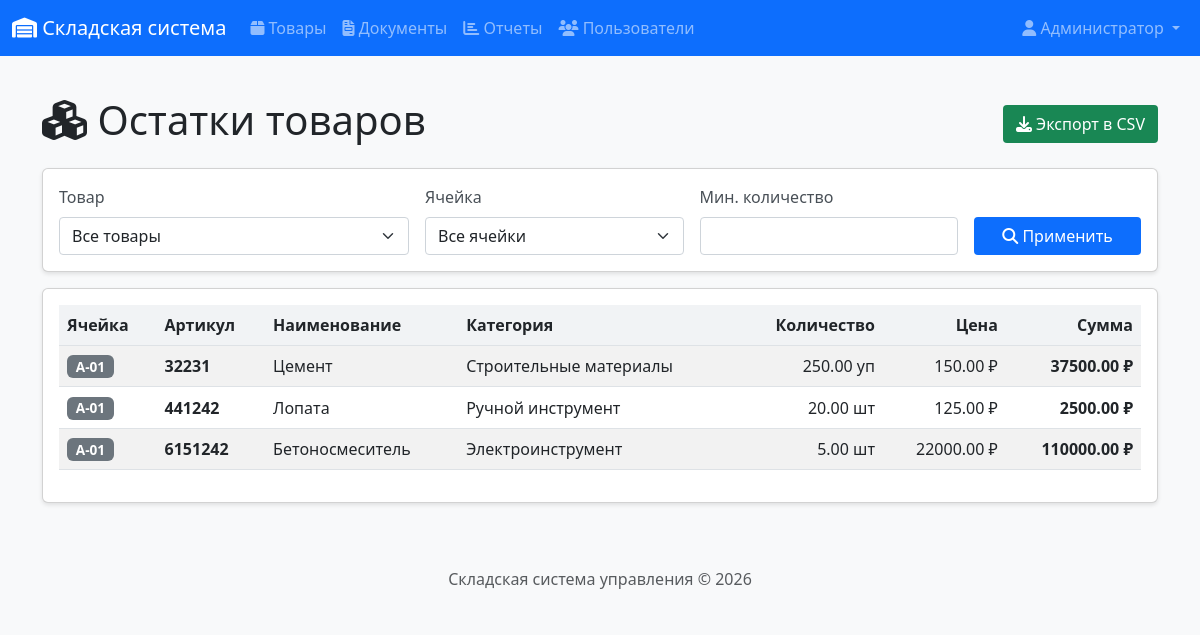
The app's page /products/stock (signed in) with its own data.
### app/models.py (models this page shows, shortened)
class User(UserMixin, db.Model):
    __tablename__ = 'users'
    id = db.Column(db.Integer, primary_key=True)
    username = db.Column(db.String(64), unique=True, nullable=False)
    email = db.Column(db.String(120), unique=True, nullable=False)
    password_hash = db.Column(db.String(256))
    full_name = db.Column(db.String(100))
    role = db.Column(db.String(20), default='manager')  # admin, manager, storekeeper
    created_at = db.Column(db.DateTime, default=datetime.utcnow)
    documents_created = db.relationship('Document', backref='author', lazy='dynamic')
    def is_admin(self):
        return self.role == 'admin'

class StockBalance(db.Model):
    __tablename__ = 'stock_balances'
    id = db.Column(db.Integer, primary_key=True)
    product_id = db.Column(db.Integer, db.ForeignKey('products.id'), nullable=False)
    cell_id = db.Column(db.Integer, db.ForeignKey('warehouse_cells.id'), nullable=False)
    quantity = db.Column(db.Numeric(10, 2), nullable=False, default=0)
    last_updated = db.Column(db.DateTime, default=datetime.utcnow, onupdate=datetime.utcnow)
    __table_args__ = (db.UniqueConstraint('product_id', 'cell_id', name='unique_product_cell'),)

class WarehouseCell(db.Model):
    __tablename__ = 'warehouse_cells'
    id = db.Column(db.Integer, primary_key=True)
    name = db.Column(db.String(20), unique=True, nullable=False)  # A-01, B-12 и т.д.
    description = db.Column(db.String(100))
    balances = db.relationship('StockBalance', backref='cell', lazy='dynamic')

class Product(db.Model):
    __tablename__ = 'products'
    id = db.Column(db.Integer, primary_key=True)
    article = db.Column(db.String(50), unique=True, nullable=False)
    name = db.Column(db.String(200), nullable=False)
    unit = db.Column(db.String(20), nullable=False, default='шт')  # шт, кг, м
    price = db.Column(db.Numeric(10, 2), nullable=False, default=0)
    category_id = db.Column(db.Integer, db.ForeignKey('categories.id'))
    supplier_id = db.Column(db.Integer, db.ForeignKey('suppliers.id'))
    created_at = db.Column(db.DateTime, default=datetime.utcnow)
    updated_at = db.Column(db.DateTime, default=datetime.utcnow, onupdate=datetime.utcnow)
    balances = db.relationship('StockBalance', backref='product', lazy='dynamic')
    document_items = db.relationship('DocumentItem', backref='product', lazy='dynamic')

class Category(db.Model):
    __tablename__ = 'categories'
    id = db.Column(db.Integer, primary_key=True)
    name = db.Column(db.String(50), nullable=False, unique=True)
    description = db.Column(db.String(200))
    products = db.relationship('Product', backref='category', lazy='dynamic')

### app/routes/products.py (the view)
@bp.route('/stock')
@login_required
def stock_balance():
    form = StockFilterForm()
    form.product_id.choices = [(0, '-- Все товары --')] + [
        (p.id, f"{p.article} - {p.name}") for p in Product.query.all()
    ]
    form.cell_id.choices = [(0, '-- Все ячейки --')] + [
        (c.id, c.name) for c in WarehouseCell.query.all()
    ]
    product_id = request.args.get('product_id', 0, type=int)
    cell_id = request.args.get('cell_id', 0, type=int)
    min_quantity = request.args.get('min_quantity', type=float)
    query = StockBalance.query
    if product_id and product_id != 0:
        query = query.filter_by(product_id=product_id)
    if cell_id and cell_id != 0:
        query = query.filter_by(cell_id=cell_id)
    balances = query.all()
    if min_quantity:
        balances = [b for b in balances if b.quantity >= min_quantity]
    return render_template('products/stock.html',
                          title='Остатки товаров',
                          balances=balances,
                          form=form,
                          product_id=product_id,
                          cell_id=cell_id,
                          min_quantity=min_quantity)

### app/forms.py
class StockFilterForm(FlaskForm):
    product_id = SelectField('Товар', coerce=int, validators=[Optional()], choices=[])
    cell_id = SelectField('Ячейка', coerce=int, validators=[Optional()], choices=[])
    min_quantity = FloatField('Мин. количество', validators=[Optional(), NumberRange(min=0)])
    submit = SubmitField('Применить фильтр')

### app/__init__.py (called while the page is built)
@login_manager.user_loader
def load_user(user_id):
    from app.models import User
    return User.query.get(int(user_id))

### app/templates/products/stock.html (shortened to what this page needs)
{% extends "base.html" %}
{% block content %}
<div class="d-flex justify-content-between align-items-center mb-3">
    <h1><i class="fas fa-cubes"></i> Остатки товаров</h1>
    <a href="{{ url_for('reports.export_stock') }}" class="btn btn-success">
        <i class="fas fa-download"></i> Экспорт в CSV
    </a>
</div>
<div class="card mb-3">
    <div class="card-body">
        <form method="GET" class="row g-3">
            <div class="col-md-4">
                <label class="form-label">Товар</label>
                <select name="product_id" class="form-select">
                    <option value="0">Все товары</option>
                </select>
            </div>
            <div class="col-md-3">
                <label class="form-label">Ячейка</label>
                <select name="cell_id" class="form-select">
                    <option value="0">Все ячейки</option>
                </select>
            </div>
            <div class="col-md-3">
                <label class="form-label">Мин. количество</label>
                <input type="number" name="min_quantity" class="form-control"
                       value="{{ min_quantity or '' }}" step="0.01" min="0">
            </div>
            <div class="col-md-2 d-flex align-items-end">
                <button type="submit" class="btn btn-primary w-100">
                    <i class="fas fa-search"></i> Применить
                </button>
            </div>
        </form>
    </div>
</div>
<div class="card">
    <div class="card-body">
        <div class="table-responsive">
            <table class="table table-striped table-hover">
                <thead>
                    <tr>
                        <th>Ячейка</th>
                        <th>Артикул</th>
                        <th>Наименование</th>
                        <th>Категория</th>
                        <th class="text-end">Количество</th>
                        <th class="text-end">Цена</th>
                        <th class="text-end">Сумма</th>
                    </tr>
                </thead>
                <tbody>
                    {% for balance in balances %}
                    <tr>
                        <td><span class="badge bg-secondary">{{ balance.cell.name }}</span></td>
                        <td><strong>{{ balance.product.article }}</strong></td>
                        <td>{{ balance.product.name }}</td>
                        <td>{{ balance.product.category.name if balance.product.category else '-' }}</td>
                        <td class="text-end">{{ balance.quantity }} {{ balance.product.unit }}</td>
                        <td class="text-end">{{ balance.product.price|round(2) }} ₽</td>
                        <td class="text-end"><strong>{{ (balance.quantity * balance.product.price)|round(2) }} ₽</strong></td>
                    </tr>
                    {% else %}
                    <tr>
                        <td colspan="7" class="text-center text-muted">
                            Нет данных по остаткам
                        </td>
                    </tr>
                    {% endfor %}
                </tbody>
            </table>
        </div>
    </div>
</div>
{% endblock %}

### app/templates/base.html (shortened to what this page needs)
<!DOCTYPE html>
<html lang="ru">
<head>
    <link href="https://cdn.jsdelivr.net/npm/bootstrap@5.3.0/dist/css/bootstrap.min.css" rel="stylesheet">
    <link rel="stylesheet" href="https://cdnjs.cloudflare.com/ajax/libs/font-awesome/6.4.0/css/all.min.css">
    <link rel="stylesheet" href="{{ url_for('static', filename='css/style.css') }}">
</head>
<body>
    <nav class="navbar navbar-expand-lg navbar-dark bg-primary">
        <div class="container-fluid">
            <a class="navbar-brand" href="{{ url_for('index') }}">
                <i class="fas fa-warehouse"></i> Складская система
            </a>
            <div class="collapse navbar-collapse" id="navbarNav">
                {% if current_user.is_authenticated %}
                <ul class="navbar-nav me-auto">
                    <li class="nav-item">
                        <a class="nav-link" href="{{ url_for('products.product_list') }}">
                            <i class="fas fa-box"></i> Товары
                        </a>
                    </li>
                    <li class="nav-item">
                        <a class="nav-link" href="{{ url_for('documents.document_list') }}">
                            <i class="fas fa-file-invoice"></i> Документы
                        </a>
                    </li>
                    <li class="nav-item">
                        <a class="nav-link" href="{{ url_for('reports.stock_report') }}">
                            <i class="fas fa-chart-bar"></i> Отчеты
                        </a>
                    </li>
                    {% if current_user.is_admin() %}
                    <li class="nav-item">
                        <a class="nav-link" href="{{ url_for('auth.user_list') }}">
                            <i class="fas fa-users"></i> Пользователи
                        </a>
                    </li>
                    {% endif %}
                </ul>
                <ul class="navbar-nav">
                    <li class="nav-item dropdown">
                        <a class="nav-link dropdown-toggle" href="#" role="button" data-bs-toggle="dropdown">
                            <i class="fas fa-user"></i> {{ current_user.full_name or current_user.username }}
                        </a>
                    </li>
                </ul>
                {% endif %}
            </div>
        </div>
    </nav>
    <main class="container mt-4">
        {% block content %}{% endblock %}
    </main>
    <footer class="footer mt-5 py-3 bg-light">
        <div class="container text-center">
            <span class="text-muted">Складская система управления &copy; 2026</span>
        </div>
    </footer>
</body>
</html>

### app/static/css/style.css (style rules this page uses)
body { font-family: 'Segoe UI', Tahoma, Geneva, Verdana, sans-serif; background-color: #f8f9fa; min-height: 100vh; display: flex; flex-direction: column; margin: 0; padding: 0; }
.footer { margin-top: auto; width: 100%; background-color: #f8f9fa; padding: 1rem 0; text-align: center; }
.card { box-shadow: 0 2px 4px rgba(0,0,0,0.1); transition: transform 0.2s; }
.table th { background-color: #f1f3f5; font-weight: 600; }
.table td { vertical-align: middle; }
.badge { font-size: 0.85em; padding: 0.35em 0.65em; display: inline-block; white-space: nowrap; }
.form-label { font-weight: 500; color: #495057; display: block; margin-bottom: 0.5rem; }
.form-control, .form-select { display: block; width: 100%; padding: 0.375rem 0.75rem; font-size: 1rem; line-height: 1.5; color: #212529; background-color: #fff; border: 1px solid #ced4da; border-radius: 0.25rem; }
.btn { display: inline-block; font-weight: 400; line-height: 1.5; text-align: center; text-decoration: none; vertical-align: middle; cursor: pointer; padding: 0.375rem 0.75rem; font-size: 1rem; border-radius: 0.25rem; border: 1px solid transparent; }
p, strong, span, div { white-space: normal; word-break: normal; }

### records on screen
User: full_name "Администратор"
StockBalance: cell.name "A-01", product.article "32231", product.name "Цемент", product.category "Строительные материалы", quantity "250.00", product.unit "уп", product.price "150.00", (balance.quantity*balance.product.price)|round(2) "37500.00"
StockBalance: cell.name "A-01", product.article "441242", product.name "Лопата", product.category "Ручной инструмент", quantity "20.00", product.unit "шт", product.price "125.00", (balance.quantity*balance.product.price)|round(2) "2500.00"
StockBalance: cell.name "A-01", product.article "6151242", product.name "Бетоносмеситель", product.category "Электроинструмент", quantity "5.00", product.unit "шт", product.price "22000.00", (balance.quantity*balance.product.price)|round(2) "110000.00"
